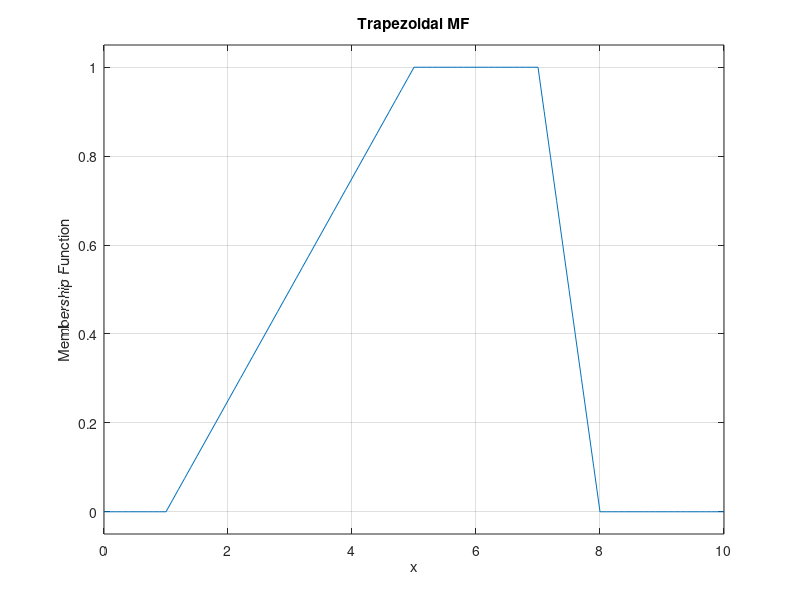

Here is the MATLAB script that generated this plot:
x = 0:0.1:10;
y = trapmf(x,[1 5 7 8]);
plot(x,y)
xlabel('x')
ylabel('Membership Function')
axis([0 10 -0.05 1.05])
title('Trapezoidal MF')
grid